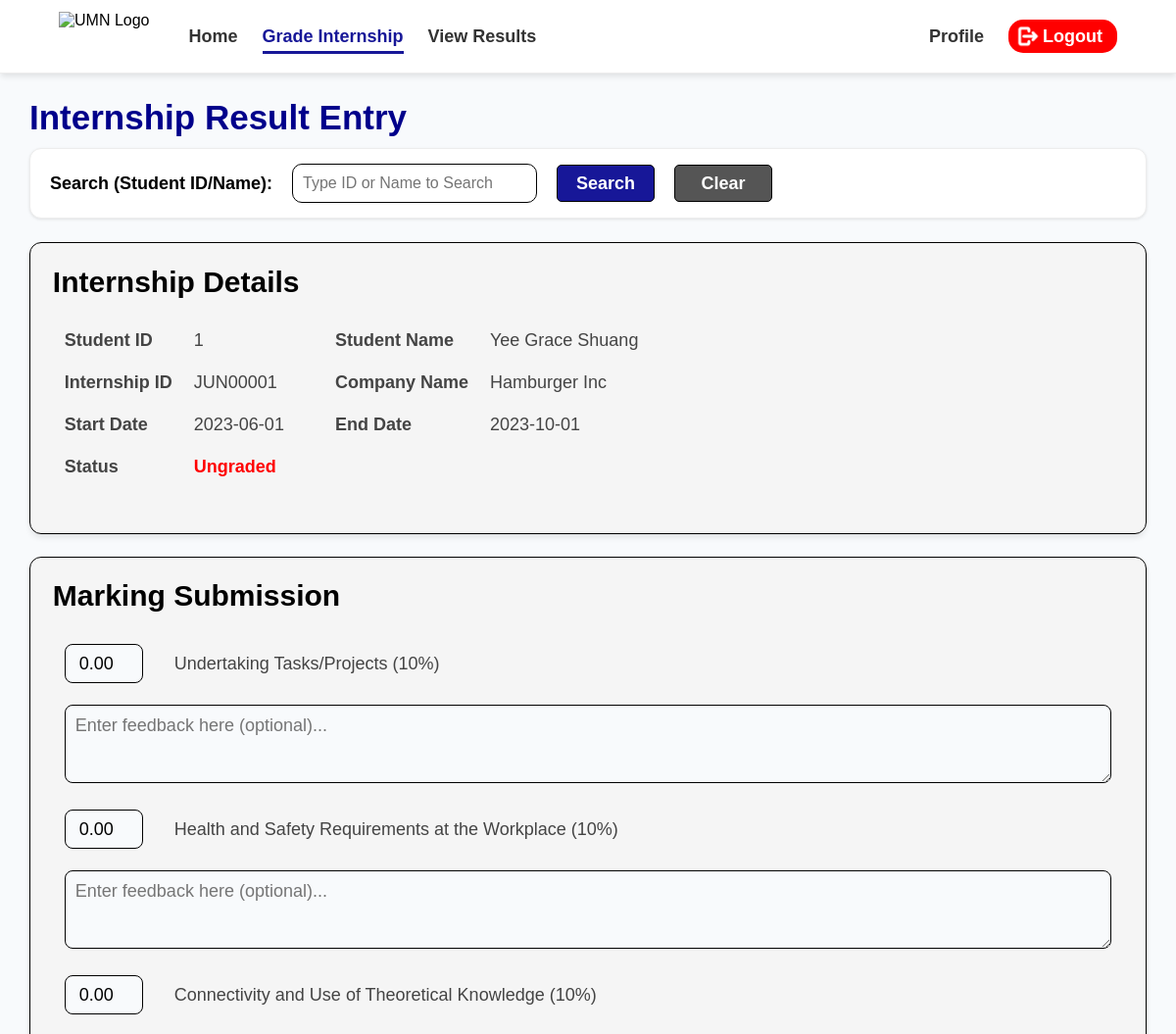
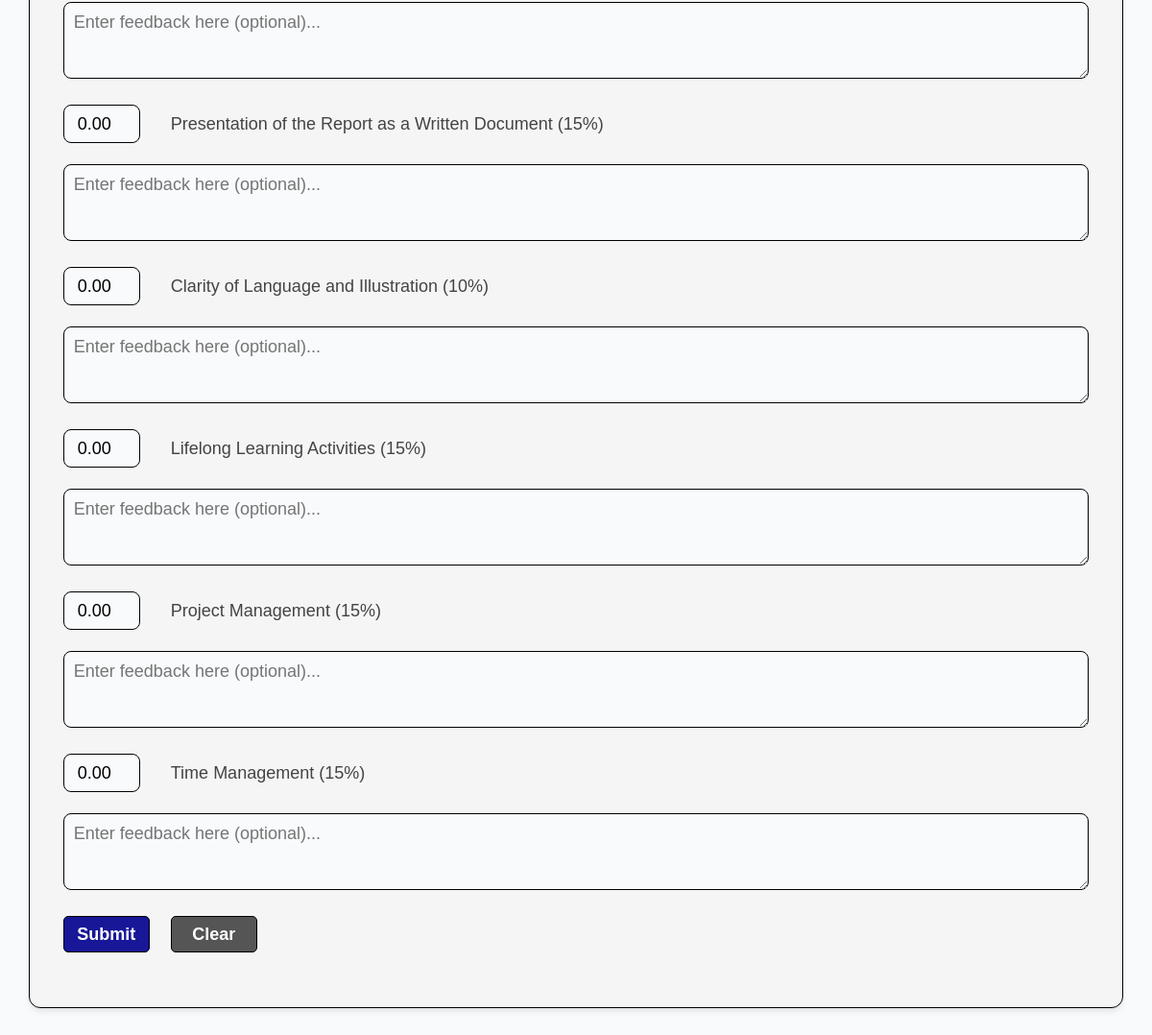
The app's page /Assessor/Supervisor_Internship_Grading.php (signed in) with its own data (2 pictures, top to bottom).
### tables this page shows
CREATE TABLE `internship` (
  `Internship_ID` varchar(15) NOT NULL,
  `Student_ID` int(11) NOT NULL,
  `Staff_ID` int(11) NOT NULL,
  `Company_ID` int(11) NOT NULL,
  `Supvr_ID` int(11) NOT NULL,
  `Start_Intern` date NOT NULL,
  `End_Intern` date NOT NULL,
  `Status` enum('Ungraded','Graded') DEFAULT NULL
);

CREATE TABLE `student` (
  `Student_ID` int(11) NOT NULL,
  `Prog_Code` varchar(5) DEFAULT NULL,
  `User_ID` int(11) NOT NULL,
  `Full_Name` varchar(60) NOT NULL,
  `Contact_No` varchar(25) NOT NULL,
  `Enroll_Date` date NOT NULL,
  `Email_Addr` varchar(50) NOT NULL,
  `Gender` enum('Male','Female') NOT NULL
);

CREATE TABLE `assessment` (
  `Assessment_ID` varchar(15) NOT NULL,
  `Internship_ID` varchar(15) NOT NULL,
  `UTP` decimal(5,2) DEFAULT '0.00',
  `UTP_Feedback` varchar(255) DEFAULT NULL,
  `HSR` decimal(5,2) DEFAULT '0.00',
  `HSR_Feedback` varchar(255) DEFAULT NULL,
  `CUTK` decimal(5,2) DEFAULT '0.00',
  `CUTK_Feedback` varchar(255) DEFAULT NULL,
  `PR` decimal(5,2) DEFAULT '0.00',
  `PR_Feedback` varchar(255) DEFAULT NULL,
  `CLI` decimal(5,2) DEFAULT '0.00',
  `CLI_Feedback` varchar(255) DEFAULT NULL,
  `LLA` decimal(5,2) DEFAULT '0.00',
  `LLA_Feedback` varchar(255) DEFAULT NULL,
  `PM` decimal(5,2) DEFAULT '0.00',
  `PM_Feedback` varchar(255) DEFAULT NULL,
  `TM` decimal(5,2) DEFAULT '0.00',
  `TM_Feedback` varchar(255) DEFAULT NULL
);

CREATE TABLE `company` (
  `Company_ID` int(11) NOT NULL,
  `Reg_Comp_Name` varchar(60) NOT NULL,
  `Reg_No.` varchar(50) NOT NULL,
  `Comp_Address` varchar(50) NOT NULL
);

### Assessor/Supervisor_Grading_Logic.php (called while the page is built, shortened)
<?php
require_once '../global.php';
$user_id = $_SESSION['User_ID'];
$stmt = $conn->prepare("SELECT Supvr_ID FROM inds_supervisor WHERE User_ID = ?");
$stmt->bind_param("i", $user_id);
$stmt->execute();
$supvr = $stmt->get_result()->fetch_assoc();
$supvr_id = $supvr['Supvr_ID'];
$target_student_id = null;
if ($target_student_id) {
    $details_query = "SELECT i.*, s.Full_Name, a.*, c.Reg_Comp_Name
                      FROM internship i
                      JOIN student s ON i.Student_ID = s.Student_ID
                      JOIN assessment a ON i.Internship_ID = a.Internship_ID
                      JOIN company c ON i.Company_ID = c.Company_ID
                      WHERE i.Supvr_ID = ? AND s.Student_ID = ? AND a.Assessment_ID LIKE '___INDS%'";
    $stmt_details = $conn->prepare($details_query);
    $stmt_details->bind_param("ii", $supvr_id, $target_student_id);
} else {
    $details_query = "SELECT i.*, s.Full_Name, a.*, c.Reg_Comp_Name
                      FROM internship i
                      JOIN student s ON i.Student_ID = s.Student_ID
                      JOIN assessment a ON i.Internship_ID = a.Internship_ID
                      JOIN company c ON i.Company_ID = c.Company_ID
                      WHERE i.Supvr_ID = ? AND a.Assessment_ID LIKE '___INDS%' LIMIT 1";
    $stmt_details = $conn->prepare($details_query);
    $stmt_details->bind_param("i", $supvr_id);
}
$stmt_details->execute();
$current_student = $stmt_details->get_result()->fetch_assoc();
$has_graded = false;
?>

### Assessor/Supervisor_Internship_Grading.php (the view, shortened to what this page needs)
<?php require_once 'Supervisor_Grading_Logic.php'; ?>
<!DOCTYPE html>
<html>
    <head>
        <link rel="stylesheet" href="../Global.css">
    </head>
    <body>
    <header>
        <nav class="navbar">
            <div class="nav-left">
                <img src="../Assets/UNMLogo.png" alt="UMN Logo" class="nav-logo">
                <ul class="nav-links">
                    <li><a href="Supervisor_Page.php">Home</a></li>
                    <li><a href="Supervisor_Internship_Grading.php" class="active">Grade Internship</a></li>
                    <li><a href="../Main_Result_Viewing.php">View Results</a></li>
                </ul>
            </div>
            <div class="nav-right">
                <ul class="nav-links">
                    <li><a href="Supervisor_Profile.php">Profile</a></li>
                    <a href="../Logout.php" class="logout-text"><button type="button" class="logoutbtn"><img src="../Assets/Logout.png" class="logoutIcon">Logout</button></a>
                </ul>
            </div>
        </nav>
    </header>
        <h1 id="title">Internship Result Entry</h1>
                <form id="searchbar" method="post">
                    <h3 id="Searchtitle">Search (Student ID/Name):</h3>
                    <input list="student_ID" name="student_search" class="inputbox" autocomplete="off" placeholder="Type ID or Name to Search" required>
                    <button type="submit" class="searchbtn">Search</button>
                    <a href="Supervisor_Internship_Grading.php"><button type="button" class="searchbtn" style="background-color: #555;">Clear</button></a>
                </form>
        <main>
            <section class="infoContainer">
                <h2 class="infoTitle">Internship Details</h2>
                <?php if ($current_student) { ?>
                <table>
                    <tr>
                        <td class="firstHalf">Student ID</td>
                        <td><?= htmlspecialchars($current_student['Student_ID']) ?></td>
                        <td class="secondHalf">Student Name</td>
                        <td><?= htmlspecialchars($current_student['Full_Name']) ?></td>
                    </tr>
                    <tr>
                        <td class="firstHalf">Internship ID</td>
                        <td><?= htmlspecialchars($current_student['Internship_ID']) ?></td>
                        <td class="secondHalf">Company Name</td>
                        <td><?= htmlspecialchars($current_student['Reg_Comp_Name']) ?></td>
                    </tr>
                    <tr>
                        <td class="firstHalf">Start Date</td>
                        <td><?= htmlspecialchars($current_student['Start_Intern']) ?></td>
                        <td class="secondHalf">End Date</td>
                        <td><?= htmlspecialchars($current_student['End_Intern']) ?></td>
                    </tr>
                    <tr>
                        <td class="firstHalf">Status</td>
                        <td style="color: <?= $is_graded ? 'green' : 'red' ?>; font-weight:bold;">
                            <?= htmlspecialchars($current_student['Status']) ?>
                        </td>
                    </tr>
                </table>
                <?php } else { echo "<p>No results found.<br><br>Either you currently have no students assigned to you, or the search term had no match. Please only choose an option from the dropdown list in the search bar if possible.</p>"; } ?>
            </section>
            <?php if ($current_student) { ?>
                <section class="infoContainer">
                    <h2 class="infoTitle">Marking Submission</h2>
                    <form method="post">
                        <table style="width: 100%;">
                            <tr>
                                <td style="width: 80px;"><input class="inputMark" type="number" name="UTP" value="<?= $current_student['UTP'] ?>" min="0" max="10" required <?= $has_graded ? 'disabled' : '' ?>></td>
                                <td>Undertaking Tasks/Projects (10%)</td>
                            </tr>
                            <tr>
                                <td colspan="2">
                                    <textarea name="UTPfeedback" maxlength="254" rows="3" style="width: 100%; box-sizing: border-box;" placeholder="Enter feedback here (optional)..." <?= $has_graded ? 'disabled' : '' ?>><?= htmlspecialchars($current_student['UTP_Feedback'] ?? '') ?></textarea>
                                </td>
                            </tr>
                            <tr>
                                <td><input class="inputMark" type="number" name="HSR" value="<?= $current_student['HSR'] ?>" min="0" max="10" required <?= $has_graded ? 'disabled' : '' ?>></td>
                                <td>Health and Safety Requirements at the Workplace (10%)</td>
                            </tr>
                            <tr>
                                <td colspan="2">
                                    <textarea name="HSRfeedback" maxlength="254" rows="3" style="width: 100%; box-sizing: border-box;" placeholder="Enter feedback here (optional)..." <?= $has_graded ? 'disabled' : '' ?>><?= htmlspecialchars($current_student['HSR_Feedback'] ?? '') ?></textarea>
                                </td>
                            </tr>
                            <tr>
                                <td><input class="inputMark" type="number" name="CUTK" value="<?= $current_student['CUTK'] ?>" min="0" max="10" required <?= $has_graded ? 'disabled' : '' ?>></td>
                                <td>Connectivity and Use of Theoretical Knowledge (10%)</td>
                            </tr>
                            <tr>
                                <td colspan="2">
                                    <textarea name="CUTKfeedback" maxlength="254" rows="3" style="width: 100%; box-sizing: border-box;" placeholder="Enter feedback here (optional)..." <?= $has_graded ? 'disabled' : '' ?>><?= htmlspecialchars($current_student['CUTK_Feedback'] ?? '') ?></textarea>
                                </td>
                            </tr>
                            <tr>
                                <td><input class="inputMark" type="number" name="PR" value="<?= $current_student['PR'] ?>" min="0" max="15" required <?= $has_graded ? 'disabled' : '' ?>></td>
                                <td>Presentation of the Report as a Written Document (15%)</td>
                            </tr>
                            <tr>
                                <td colspan="2">
                                    <textarea name="PRfeedback" maxlength="254" rows="3" style="width: 100%; box-sizing: border-box;" placeholder="Enter feedback here (optional)..." <?= $has_graded ? 'disabled' : '' ?>><?= htmlspecialchars($current_student['PR_Feedback'] ?? '') ?></textarea>
                                </td>
                            </tr>
                            <tr>
                                <td><input class="inputMark" type="number" name="CLI" value="<?= $current_student['CLI'] ?>" min="0" max="10" required <?= $has_graded ? 'disabled' : '' ?>></td>
                                <td>Clarity of Language and Illustration (10%)</td>
                            </tr>
                            <tr>
                                <td colspan="2">
                                    <textarea name="CLIfeedback" maxlength="254" rows="3" style="width: 100%; box-sizing: border-box;" placeholder="Enter feedback here (optional)..." <?= $has_graded ? 'disabled' : '' ?>><?= htmlspecialchars($current_student['CLI_Feedback'] ?? '') ?></textarea>
                                </td>
                            </tr>
                            <tr>
                                <td><input class="inputMark" type="number" name="LLA" value="<?= $current_student['LLA'] ?>" min="0" max="15" required <?= $has_graded ? 'disabled' : '' ?>></td>
                                <td>Lifelong Learning Activities (15%)</td>
                            </tr>
                            <tr>
                                <td colspan="2">
                                    <textarea name="LLAfeedback" maxlength="254" rows="3" style="width: 100%; box-sizing: border-box;" placeholder="Enter feedback here (optional)..." <?= $has_graded ? 'disabled' : '' ?>><?= htmlspecialchars($current_student['LLA_Feedback'] ?? '') ?></textarea>
                                </td>
                            </tr>
                            <tr>
                                <td><input class="inputMark" type="number" name="PM" value="<?= $current_student['PM'] ?>" min="0" max="15" required <?= $has_graded ? 'disabled' : '' ?>></td>
                                <td>Project Management (15%)</td>
                            </tr>
                            <tr>
                                <td colspan="2">
                                    <textarea name="PMfeedback" maxlength="254" rows="3" style="width: 100%; box-sizing: border-box;" placeholder="Enter feedback here (optional)..." <?= $has_graded ? 'disabled' : '' ?>><?= htmlspecialchars($current_student['PM_Feedback'] ?? '') ?></textarea>
                                </td>
                            </tr>
                            <tr>
                                <td><input class="inputMark" type="number" name="TM" value="<?= $current_student['TM'] ?>" min="0" max="15" required <?= $has_graded ? 'disabled' : '' ?>></td>
                                <td>Time Management (15%)</td>
                            </tr>
                            <tr>
                                <td colspan="2">
                                    <textarea name="TMfeedback" maxlength="254" rows="3" style="width: 100%; box-sizing: border-box;" placeholder="Enter feedback here (optional)..." <?= $has_graded ? 'disabled' : '' ?>><?= htmlspecialchars($current_student['TM_Feedback'] ?? '') ?></textarea>
                                </td>
                            </tr>
                            <?php if (!$has_graded) { ?>
                            <tr>
                                <td style="padding-top: 10px;"><button type="submit" class="formbtn">Submit</button></td>
                                <td style="padding-top: 10px;"><button type="reset" class="formbtn" style="background-color: #555;">Clear</button></td>
                            </tr>
                            <?php } ?>
                        </table>
                    </form>
                </section>
                <?php } ?>
        </main>
    </body>
</html>

### records on screen
internship: Student_ID "1", Student_ID.Full_Name "Yee Grace Shuang", assessment.Internship_ID "JUN00001", Company_ID.Reg_Comp_Name "Hamburger Inc", Start_Intern "2023-06-01", End_Intern "2023-10-01", Status "Ungraded", UTP "0.00", HSR "0.00", CUTK "0.00", PR "0.00", CLI "0.00", LLA "0.00", PM "0.00", TM "0.00"
